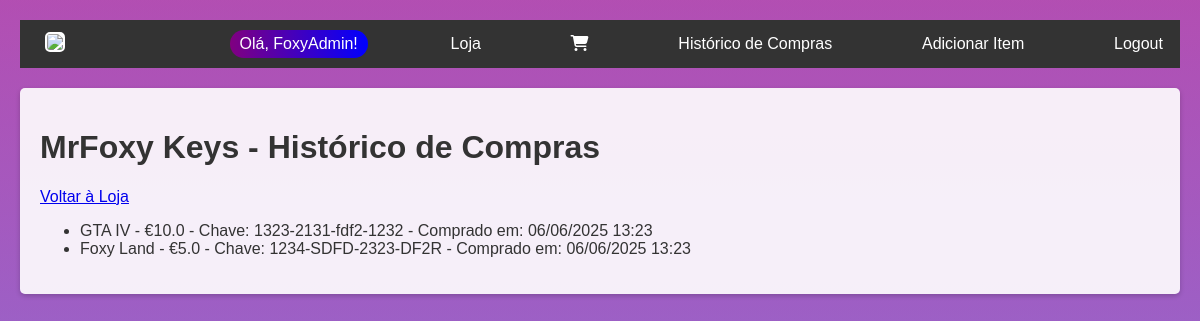
/loja/historico (signed in), run on the app's committed database.
### models.py (models this page shows, shortened)
class Utilizador(db.Model, UserMixin):
    id = db.Column(db.Integer, primary_key=True)
    username = db.Column(db.String(100), unique=True, nullable=False)
    password_hash = db.Column(db.String(200), nullable=False)
    role = db.Column(db.String(20), nullable=False, default='user')

class Compra(db.Model):
    id = db.Column(db.Integer, primary_key=True)
    utilizador_id = db.Column(db.Integer, db.ForeignKey('utilizador.id'), nullable=False)
    item_id = db.Column(db.Integer, db.ForeignKey('item.id'), nullable=False)
    chave_id = db.Column(db.Integer, db.ForeignKey('chave.id'), nullable=False)
    preco_pago = db.Column(db.Float, nullable=False)
    data_compra = db.Column(db.DateTime, nullable=False, default=datetime.utcnow)
    utilizador = db.relationship('Utilizador', backref='compras')
    item = db.relationship('Item')
    chave = db.relationship('Chave')

class Item(db.Model):
    id = db.Column(db.Integer, primary_key=True)
    nome = db.Column(db.String(200), nullable=False)
    desenvolvedor = db.Column(db.String(50), nullable=False)
    ano = db.Column(db.Integer, nullable=False)
    preco = db.Column(db.Float, nullable=False)
    chaves = db.relationship('Chave', backref='item', lazy=True)

class Chave(db.Model):
    id = db.Column(db.Integer, primary_key=True)
    chave = db.Column(db.String(50), unique=True, nullable=False)
    disponivel = db.Column(db.Boolean, nullable=False, default=True)
    item_id = db.Column(db.Integer, db.ForeignKey('item.id'), nullable=False)

### app.py (the view)
@app.route('/loja/historico')
@login_required
def historico():
    compras = Compra.query.filter_by(utilizador_id=current_user.id).all()
    carrinho_count = Carrinho.query.filter_by(utilizador_id=current_user.id).count()
    return render_template('historico.html', compras=compras, loja_nome="MrFoxy Keys", carrinho_count=carrinho_count)

### app.py (called while the page is built)
@login_manager.user_loader
def load_user(user_id):
    return Utilizador.query.get(int(user_id))

@app.before_request
def criar_bd():
    db.create_all()

### templates/historico.html
{% extends "base.html" %}
{% block conteudo %}
<h1>{{ loja_nome }} - Histórico de Compras</h1>
<p><a href="{{ url_for('listar') }}">Voltar à Loja</a></p>
{% if compras %}
    <ul>
    {% for compra in compras %}
        <li>{{ compra.item.nome }} - €{{ compra.preco_pago }} - Chave: {{ compra.chave.chave }} - Comprado em: {{ compra.data_compra.strftime('%d/%m/%Y %H:%M') }}</li>
    {% endfor %}
    </ul>
{% else %}
    <p>Você não possui compras registradas.</p>
{% endif %}
{% endblock %}

### templates/base.html (shortened to what this page needs)
<!DOCTYPE html>
<html>
<head>
    <link rel="stylesheet" href="https://cdnjs.cloudflare.com/ajax/libs/font-awesome/6.4.0/css/all.min.css">
    <link rel="stylesheet" href="{{url_for('static',filename='css/style.css')}}">
</head>
<body>
    <nav>
        <a href="{{url_for('index' ) }}">
            <img src="{{ url_for('static', filename='logo.png') }}">
        </a>
        {% if current_user.is_authenticated %}
            <span class="usercolor">Olá, {{ current_user.username }}!</span>
            <a href="{{ url_for('listar') }}">Loja</a>
            <a href="{{ url_for('carrinho') }}" class="cart-icon">
                <i class="fas fa-shopping-cart"></i>
            </a>
            <a href="{{ url_for('historico') }}">Histórico de Compras</a>
            {% if current_user.role == 'admin' %}
                <a href="{{ url_for('adicionar') }}">Adicionar Item</a>
            {% endif %}
            <a href="{{ url_for('logout') }}">Logout</a>
        {% else %}
            <a href="{{ url_for('login') }}">Login</a>
            <a href="{{ url_for('registo') }}">Registo</a>
        {% endif %}
    </nav>
    <main>
        {% block conteudo %}{% endblock %}
    </main>
</body>
</html>

### static/css/style.css (style rules this page uses)
.usercolor { position: relative; display: inline-block; color: white; border-radius: 15px; padding: 5px 10px; background: linear-gradient(to right, purple, blue); overflow: hidden; }
html, body { height: 100vh; margin: 0; padding: 0; font-family: Arial, sans-serif; background: linear-gradient(to top, rgb(79, 79, 218, 0.5), rgb(153, 20, 153, 0.5)); color: white; }
body { padding: 20px; }
nav { display: flex; align-items: center; justify-content: space-between; background-color: #333; padding: 10px; margin-bottom: 20px; }
nav a { color: white; margin-right: 7px; margin-left: 15px; text-decoration: none; }
.cart-icon { position: relative; display: inline-block; }
nav img { height: 50px; border: 2px solid white; border-radius: 5px; background-color: white; }
main { background: rgba(255, 255, 255, 0.9); padding: 20px; border-radius: 5px; margin: 0 auto; max-width: 1200px; box-shadow: 0 2px 5px rgba(0, 0, 0, 0.2); color: #333; }

### data on the page
Utilizador: username "FoxyAdmin"
Compra: item.nome "GTA IV", preco_pago "10.0", chave.chave "1323-2131-fdf2-1232", data_compra "06/06/2025 13:23"
Compra: item.nome "Foxy Land", preco_pago "5.0", chave.chave "1234-SDFD-2323-DF2R", data_compra "06/06/2025 13:23"

### other printed values
{{ loja_nome }} "MrFoxy Keys"
